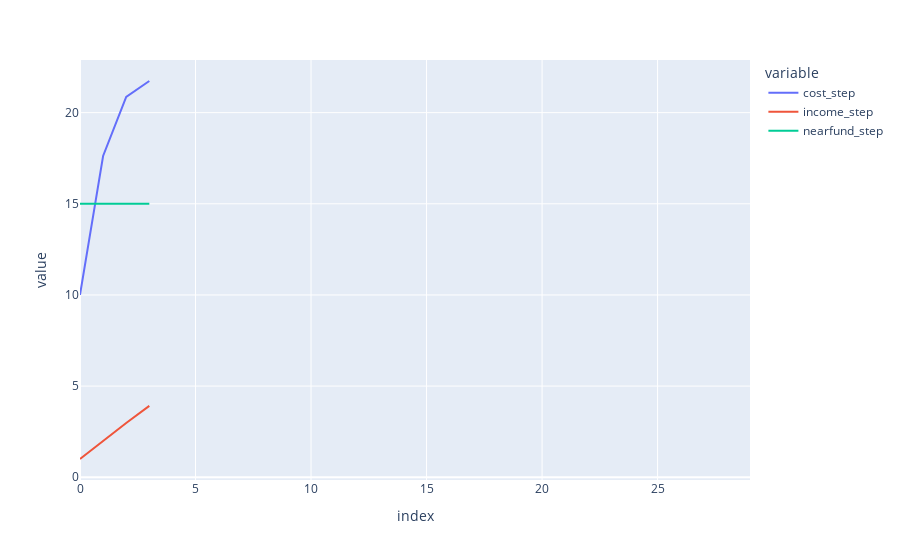

The notebook cell saved with this chart:
### Code cell
px.line(var_df,y=['cost_step','income_step','nearfund_step'])

### Figure 1 — Plotly figure (JSON) as saved in the notebook; plotly's stock layout.template omitted (floating-point values rounded to 4 significant figures)
{"data": [{"hovertemplate": "variable=cost_step<br>index=%{x}<br>value=%{y}<extra></extra>", "legendgroup": "cost_step", "line": {"color": "#636efa", "dash": "solid"}, "mode": "lines", "name": "cost_step", "orientation": "v", "showlegend": true, "type": "scatter", "x": [0, 1, 2, 3, 4, 5, 6, 7, 8, 9, 10, 11, 12, 13, 14, 15, 16, 17, 18, 19, 20, 21, 22, 23, 24, 25, 26, 27, 28, 29], "xaxis": "x", "y": [10, 17.62, 20.86, 21.74, null, null, null, null, null, null, null, null, null, null, null, null, null, null, null, null, null, null, null, null, null, null, null, null, null, null], "yaxis": "y"}, {"hovertemplate": "variable=income_step<br>index=%{x}<br>value=%{y}<extra></extra>", "legendgroup": "income_step", "line": {"color": "#EF553B", "dash": "solid"}, "mode": "lines", "name": "income_step", "orientation": "v", "showlegend": true, "type": "scatter", "x": [0, 1, 2, 3, 4, 5, 6, 7, 8, 9, 10, 11, 12, 13, 14, 15, 16, 17, 18, 19, 20, 21, 22, 23, 24, 25, 26, 27, 28, 29], "xaxis": "x", "y": [1, 1.997, 2.974, 3.913, null, null, null, null, null, null, null, null, null, null, null, null, null, null, null, null, null, null, null, null, null, null, null, null, null, null], "yaxis": "y"}, {"hovertemplate": "variable=nearfund_step<br>index=%{x}<br>value=%{y}<extra></extra>", "legendgroup": "nearfund_step", "line": {"color": "#00cc96", "dash": "solid"}, "mode": "lines", "name": "nearfund_step", "orientation": "v", "showlegend": true, "type": "scatter", "x": [0, 1, 2, 3, 4, 5, 6, 7, 8, 9, 10, 11, 12, 13, 14, 15, 16, 17, 18, 19, 20, 21, 22, 23, 24, 25, 26, 27, 28, 29], "xaxis": "x", "y": [15, 15, 15, 15, null, null, null, null, null, null, null, null, null, null, null, null, null, null, null, null, null, null, null, null, null, null, null, null, null, null], "yaxis": "y"}], "layout": {"legend": {"title": {"text": "variable"}, "tracegroupgap": 0}, "margin": {"t": 60}, "xaxis": {"anchor": "y", "domain": [0, 1], "title": {"text": "index"}}, "yaxis": {"anchor": "x", "domain": [0, 1], "title": {"text": "value"}}}}
